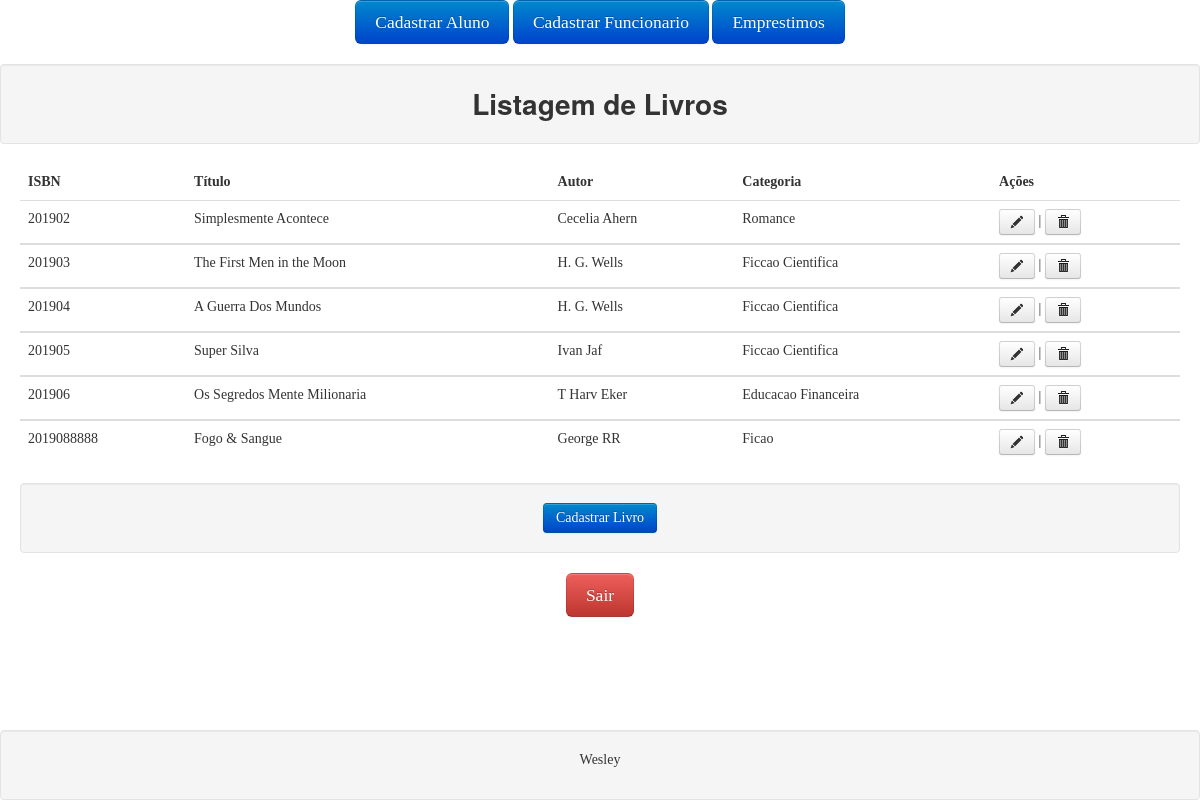
Page /home.php on the earlier database version.
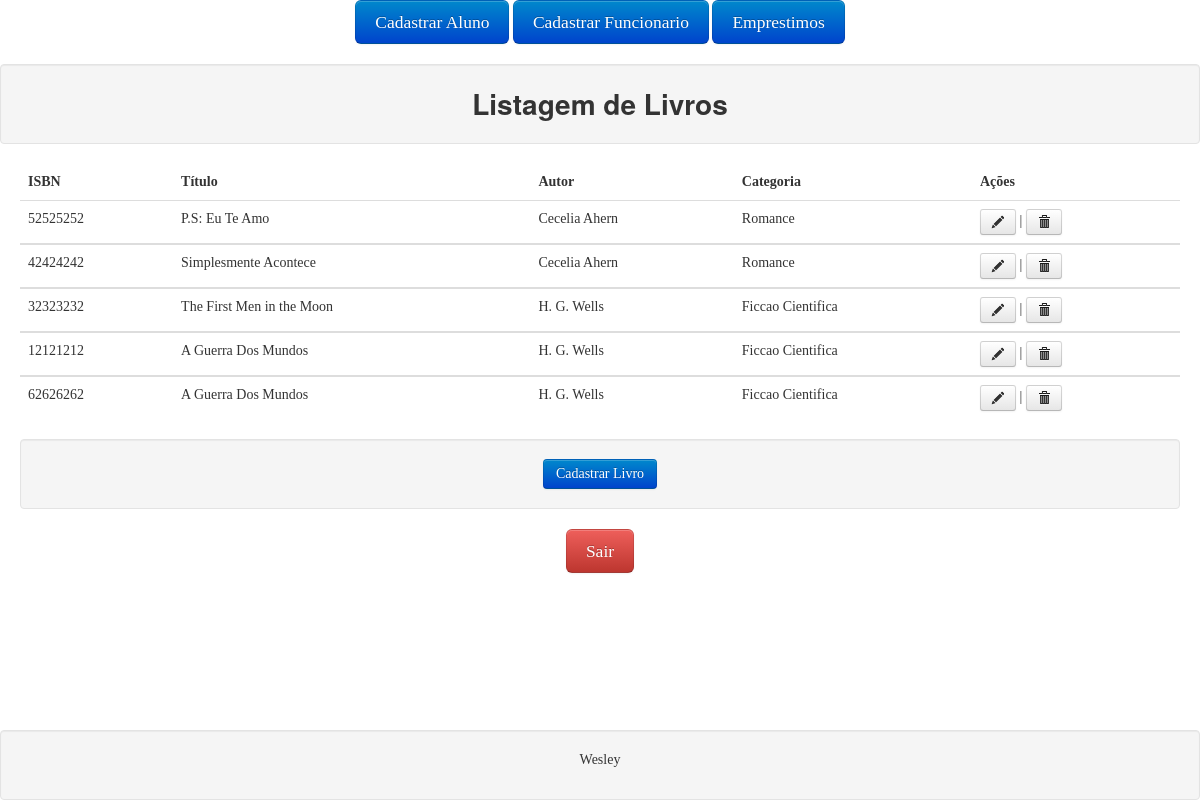
Same page on the later database version.
### tables this page shows
CREATE TABLE `livro` (
  `id_livro` int(9) NOT NULL,
  `isbn` int(90) NOT NULL,
  `categoria` varchar(20) NOT NULL,
  `autor` varchar(20) NOT NULL,
  `titulo` varchar(30) NOT NULL
);

### controlador/livro_controlador.php (called while the page is built, shortened)
<?php
require_once ('modelo/livro.php');
class livro_controlador {
    function lista() {
        $livro = new Livro();
        $livros = $livro -> listar();
        require_once ('visao/livro_lista.php');
    }
}
?>

### modelo/livro.php (called while the page is built, shortened)
<?php
class Livro {
    private $id, $isbn, $titulo, $autor, $categoria;
    function getId() {
        return $this -> id;
    }
    function setId($id) {
        $this -> id = $id;
    }
    function getIsbn() {
        return $this -> isbn;
    }
    function setIsbn($isbn) {
        $this -> isbn = $isbn;
    }
    function getTitulo() {
        return $this -> titulo;
    }
    function setTitulo($titulo) {
        $this -> titulo = $titulo;
    }
    function getAutor() {
        return $this -> autor;
    }
    function setAutor($autor) {
        $this -> autor = $autor;
    }
    function getCategoria() {
        return $this -> categoria;
    }
    function setCategoria($categoria) {
        $this -> categoria = $categoria;
    }
    function listar() {
        require_once ('modelo/db_conecta.php');
        $stmt = $conexao -> prepare("SELECT * FROM livro");
        $stmt -> execute();
        $livros = array();
        while ($item = $stmt -> fetch()) {
            $livro = new Livro();
            $livro -> setId($item['id_livro']);
            $livro -> setIsbn($item['isbn']);
            $livro -> setTitulo($item['titulo']);
            $livro -> setAutor($item['autor']);
            $livro -> setCategoria($item['categoria']);
            array_push($livros, $livro);
        }
        return $livros;
    }
}
?>

### visao/livro_lista.php (the view, shortened to what this page needs)
<!DOCTYPE html>
<html>
<head>
    <link rel="stylesheet" href="css/bootstrap.css" />
    <link rel="stylesheet" href="css/style.css" />
    <link rel="stylesheet" href="css/normalize.css" />
</head>
<body>
<center><form class="form-inline">
    <a href="visao/cadastrar_aluno.php" class="btn btn-large btn-primary">Cadastrar Aluno</a>
    <a href="visao/formulario_cadastro_func.php" class="btn btn-large btn-primary">Cadastrar Funcionario</a>
    <a href="visao/form_emprestimos.php" class="btn btn-large btn-primary">Emprestimos</a>
</form></center>
<h1 class="well" align="center">Listagem de Livros</h1>
<div class="container-fluid">
    <table class="table table-hover">
    <thead>
        <tr>
        <th>ISBN</th>
        <th>Título</th>
        <th>Autor</th>
        <th>Categoria</th>
        <th>Ações</th>
    </tr>
    </thead>
    <?php foreach ($livros as $livro) { ?>
    <tbody>
    <tr>
        <td><?= $livro -> getIsbn() ?></td>
        <td><?= $livro -> getTitulo() ?></td>
        <td><?= $livro -> getAutor() ?></td>
        <td><?= $livro -> getCategoria() ?></td>
        <td>
        <a class="btn btn-small" rel="tooltip" data-placement="bottom" title="Editar Livro" id="editar" href="index.php?controlador=livro&acao=altera&id=<?= $livro -> getId() ?>"><i class="icon-pencil"></i></a> |
        <a class="btn btn-small" rel="tooltip" data-placement="bottom" title="Excluir Livro" id="excluir"  href="index.php?controlador=livro&acao=deleta&id=<?= $livro -> getId() ?>" onclick="return confirm('Confirma exclusão?')"><i class="icon-trash"></i></a>
        </td>
    </tr>
    </tbody>
    <?php } ?>
</table>
<p class="well alignMiddle"><a rel="tooltip" data-placement="bottom" title="Cadastrar Livro" id="cadastro" href="#myModal" role="button" data-toggle="modal" class="btn btn-primary">Cadastrar Livro</a></p>
</div>
<div class="navbar navbar-fixed-bottom  well">
    <p class="alignMiddle">
        Wesley
    </p>
</div>
</body>
</html>

### home.php (shortened to what this page needs)
<?php
if (isset($_REQUEST['acao'])) {
    $acao = $_REQUEST['acao'];
} else {
    $acao = 'lista';
}
$obj = new $controlador;
call_user_func(array($obj, $acao));
echo '<a href="index.php?token='.md5(session_id()).'"><center><button class="btn btn-danger btn-large" type="button">Sair</button></center></a>';
?>

### css/style.css (style rules this page uses)
* { margin: 0; padding: 0; font-family: "ProximaNovaLight"; }
.alignMiddle { text-align: center; }

Differences in the rows shown:
removed livro: isbn "201906", titulo "Os Segredos Mente Milionaria", autor "T Harv Eker", categoria "Educacao Financeira"
removed livro: isbn "2019088888", titulo "Fogo & Sangue", autor "George RR", categoria "Ficao"
added livro: isbn "52525252", titulo "P.S: Eu Te Amo", autor "Cecelia Ahern", categoria "Romance"
changed livro "Simplesmente Acontece": isbn "201902" → "42424242"
changed livro "The First Men in the Moon": isbn "201903" → "32323232"
changed livro (number 4 of 5 on the later page): isbn "201904" → "12121212"
changed livro (number 5 of 5 on the later page): isbn "201905" → "62626262"; titulo "Super Silva" → "A Guerra Dos Mundos"; autor "Ivan Jaf" → "H. G. Wells"
